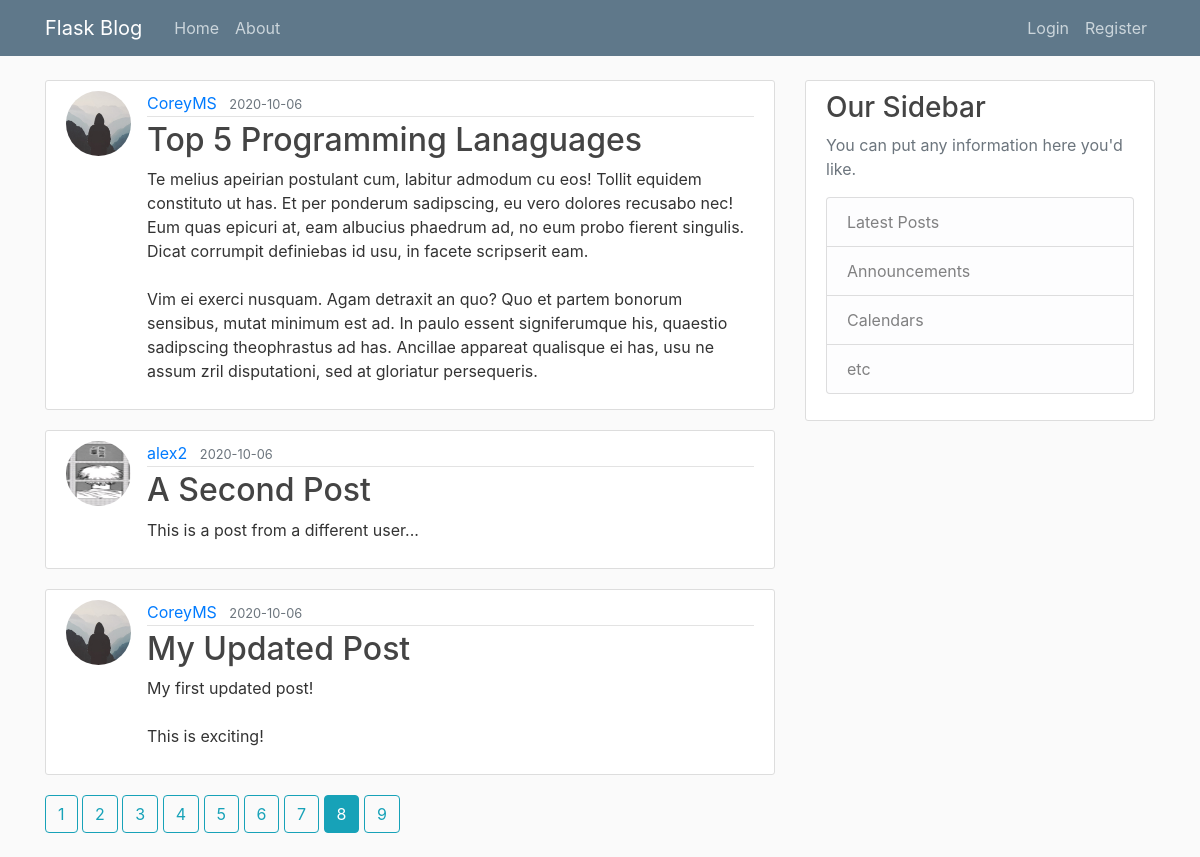
Screenshot of /home?page=8 with the database file from the repository.
### flaskblog/models.py (models this page shows, shortened)
class Post(db.Model):
    id = db.Column(db.Integer, primary_key=True)
    title = db.Column(db.String(100), nullable=False)
    date_posted = db.Column(db.DateTime, nullable=False, default=datetime.utcnow)
    content = db.Column(db.Text, nullable=False)
    user_id = db.Column(db.Integer, db.ForeignKey('user.id'), nullable=False)

class User(db.Model, UserMixin):
    id = db.Column(db.Integer, primary_key=True)
    username = db.Column(db.String(20), unique=True, nullable=False)
    email = db.Column(db.String(120), unique=True, nullable=False)
    image_file = db.Column(db.String(20), nullable=False, default='default.jpg')
    password = db.Column(db.String(60), nullable=False)
    posts = db.relationship('Post', backref='author', lazy=True)

### flaskblog/routes.py (the view)
@app.route("/")
@app.route("/home")
def home():
    page = request.args.get('page', 1, type=int)
    posts = Post.query.order_by(Post.date_posted.desc()).paginate(page=page, per_page=3)
    return render_template('home.html', posts=posts)

### flaskblog/templates/home.html
{% extends "layout.html" %}
{% block content %}
    {% for post in posts.items %}
        <article class="media content-section">
          <img class="rounded-circle article-img" src="{{ url_for('static', filename='profile_pics/' + post.author.image_file) }}">
          <div class="media-body">
            <div class="article-metadata">
              <a class="mr-2" href="{{ url_for('user_posts', username=post.author.username) }}">{{ post.author.username }}</a>
              <small class="text-muted">{{ post.date_posted.strftime('%Y-%m-%d') }}</small>
            </div>
            <h2><a class="article-title" href="{{ url_for('post', post_id=post.id) }}">{{ post.title }}</a></h2>
            <p class="article-content">{{ post.content }}</p>
          </div>
        </article>
    {% endfor %}
    {% for page_num in posts.iter_pages(left_edge=2, right_edge=2, left_current=5, right_current=2) %}
      {% if page_num %}
        {% if posts.page == page_num %}
          <a class="btn btn-info mb-4" href="{{ url_for('home', page=page_num) }}">{{ page_num }}</a>
        {% else %}
          <a class="btn btn-outline-info mb-4" href="{{ url_for('home', page=page_num) }}">{{ page_num }}</a>
        {% endif %}
      {% else %}
        ...
      {% endif %}
    {% endfor %}
{% endblock content %}

### flaskblog/static/main.css (style rules this page uses)
body { background: #fafafa; color: #333333; margin-top: 5rem; }
h1, h2, h3, h4, h5, h6 { color: #444444; }
.content-section { background: #ffffff; padding: 10px 20px; border: 1px solid #dddddd; border-radius: 3px; margin-bottom: 20px; }
.article-title { color: #444444; }
.article-content { white-space: pre-line; }
.article-img { height: 65px; width: 65px; margin-right: 16px; }
.article-metadata { padding-bottom: 1px; margin-bottom: 4px; border-bottom: 1px solid #e3e3e3 }

### rows the page displays
Post: image_file (placeholder picture), author.username "CoreyMS", date_posted "2020-10-06", title "Top 5 Programming Lanaguages", content "Te melius apeirian postulant cum, labitur admodum cu eos! Tollit equidem constituto ut has. Et per ponderum sadipscing, eu vero dolores recusabo nec! Eum quas epicuri at, eam albucius phaedrum ad, no eum probo fierent singulis. Dicat corrumpit definiebas id usu, in facete scripserit eam. Vim ei exerci nusquam. Agam detraxit an quo? Quo et partem bonorum sensibus, mutat minimum est ad. In paulo essent signiferumque his, quaestio sadipscing theophrastus ad has. Ancillae appareat qualisque ei has, usu ne assum zril disputationi, sed at gloriatur persequeris."
Post: image_file (picture), author.username "alex2", date_posted "2020-10-06", title "A Second Post", content "This is a post from a different user..."
Post: image_file (placeholder picture), author.username "CoreyMS", date_posted "2020-10-06", title "My Updated Post", content "My first updated post! This is exciting!"

### other values shown
{{ page_num }} "1" "2" "3" "4" "5" "6" "7" "9"
{{ page_num }} "8"
